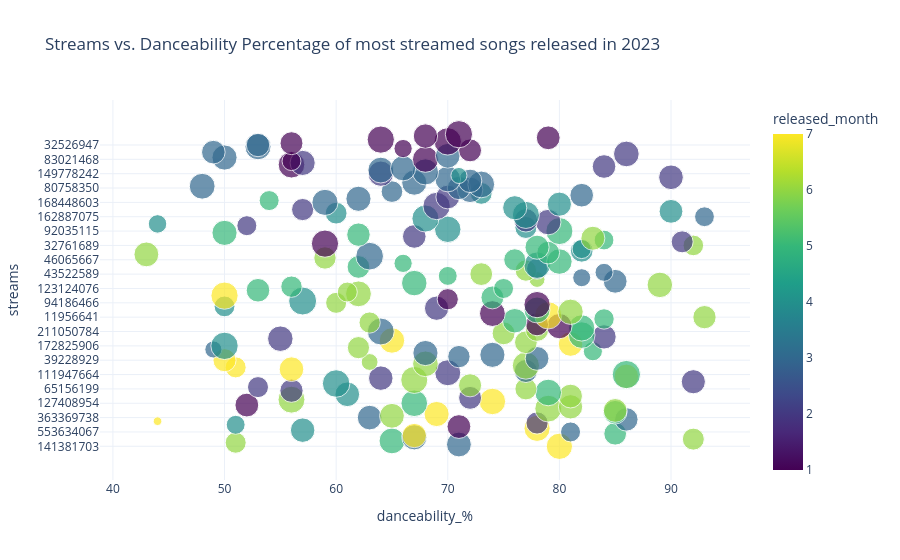

Here is the notebook cell this chart was saved with:
### Code cell
#let's test scatterplot
stream_vs_danceability(df, 2023)

### Figure 1 — Plotly figure (JSON) as saved in the notebook; plotly's stock layout.template omitted (floating-point values rounded to 4 significant figures; data arrays with more than 128 entries replaced by an {"elided": "..."} marker saying what was removed)
{"data": [{"customdata": {"elided": "175x1 str values"}, "hovertemplate": "<b>%{hovertext}</b><br><br>danceability_%=%{x}<br>streams=%{y}<br>energy_%=%{marker.size}<br>artist(s)_name=%{customdata[0]}<br>released_month=%{marker.color}<extra></extra>", "hovertext": {"elided": "175 str values"}, "legendgroup": "", "marker": {"color": {"elided": "175 int values"}, "coloraxis": "coloraxis", "size": {"elided": "175 int values"}, "sizemode": "area", "sizeref": 0.24, "symbol": "circle"}, "mode": "markers", "name": "", "orientation": "h", "showlegend": false, "type": "scatter", "x": {"elided": "175 int values"}, "xaxis": "x", "y": {"elided": "175 str values"}, "yaxis": "y"}], "layout": {"coloraxis": {"autocolorscale": false, "colorbar": {"title": {"text": "released_month"}}, "colorscale": [[0, "#440154"], [0.1111, "#482878"], [0.2222, "#3e4989"], [0.3333, "#31688e"], [0.4444, "#26828e"], [0.5556, "#1f9e89"], [0.6667, "#35b779"], [0.7778, "#6ece58"], [0.8889, "#b5de2b"], [1, "#fde725"]]}, "legend": {"itemsizing": "constant", "tracegroupgap": 0}, "title": {"text": "Streams vs. Danceability Percentage of most streamed songs released in 2023"}, "xaxis": {"anchor": "y", "domain": [0, 1], "title": {"text": "danceability_%"}}, "yaxis": {"anchor": "x", "domain": [0, 1], "title": {"text": "streams"}}}}
